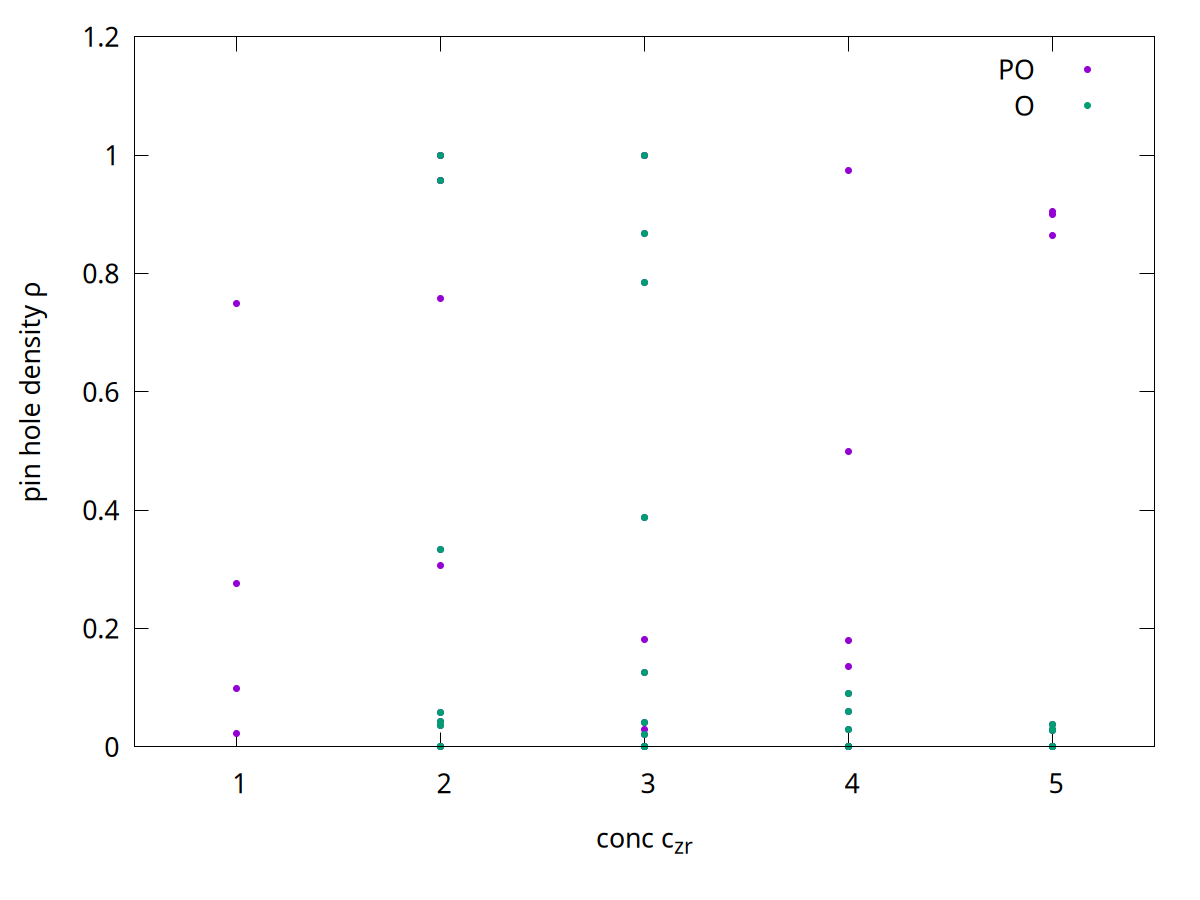

Source code (gnuplot):
#!/usr/bin/gnuplot 

set term pngcairo size 1200, 900 font ",20"
set out "phd-conc.png"
#set term svg
#set out "phd-conc.svg"
#filename="../../db_final.sorted.tsv"
filename="../../db_final.tsv"
filename="../../gen.tsv"
filename="../../db_final.gen.tsv"
width=2
set xlabel "conc c_{zr}"
set ylabel "pin hole density {/Symbol r}"
set xrange [0.5:5.5]
set yrange [0:1.2]
set xtics 1,1

#:.! head -n2 ../../db_final.gen.tsv
#1    2    3     4         5        6         7         8     9     10    11    12    13
#gen  nr   enr   G         phd      avg1(G)   avg2(G)   conc  layr  vDOC  TDOC  vCal  TCal
#0    212  2947  10.95940  0.00000  -8.43005  -9.76459  4     6     16    80    18    300
#plot filename u 8:4 pt 7 t "O"

plot "../../db_final.tsv" u 7:4 pt 7 t "PO" ,\
    filename u 8:5 pt 7 t "O"
#pause -1
